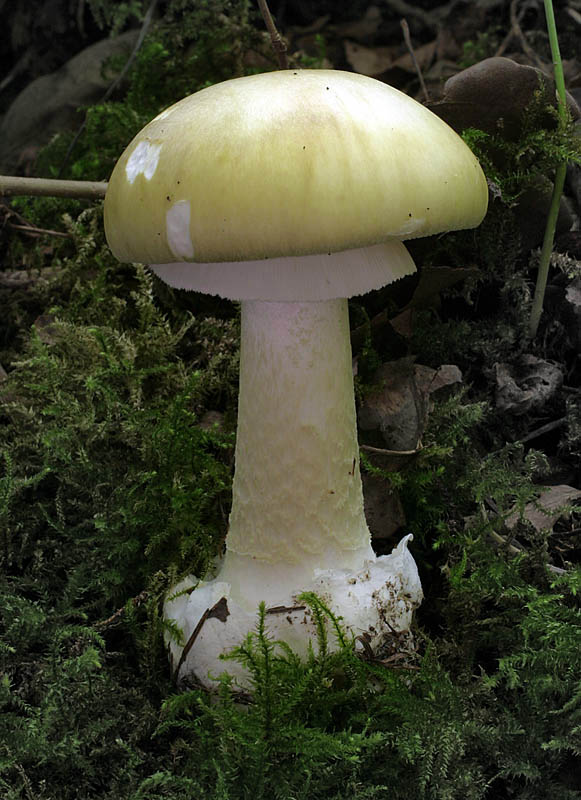
#> input picture Beracun/1.jpg, 581 x 800 px, given as the content of the folder ../Datasets/Train, which was not available
$ python cobalgi.py
#> lines starting #> are read from the running program, lines starting #| are printed output that depends on the picture; long printed decimals are rounded; pictures that were not available may be replaced by others from this repository, and a replacement may not be noted
import numpy as np
import glob
from PIL import Image
from skimage.io import imread, imsave
import pandas as pd
import os
from sklearn import svm


def traning(datasets):
    feature_dataset = []
    y = [1, 1, 1, 1, 1]
    for data in datasets:
        feature_dataset.append(extract_feature(data))
    X = np.vstack(feature_dataset)
    clf = svm.SVC(kernel='linear')
    clf.fit(X, y)
    return clf


def extract_feature(img):
#> called with img = '_only/1.jpg'
    img = Image.open(img).convert('L')
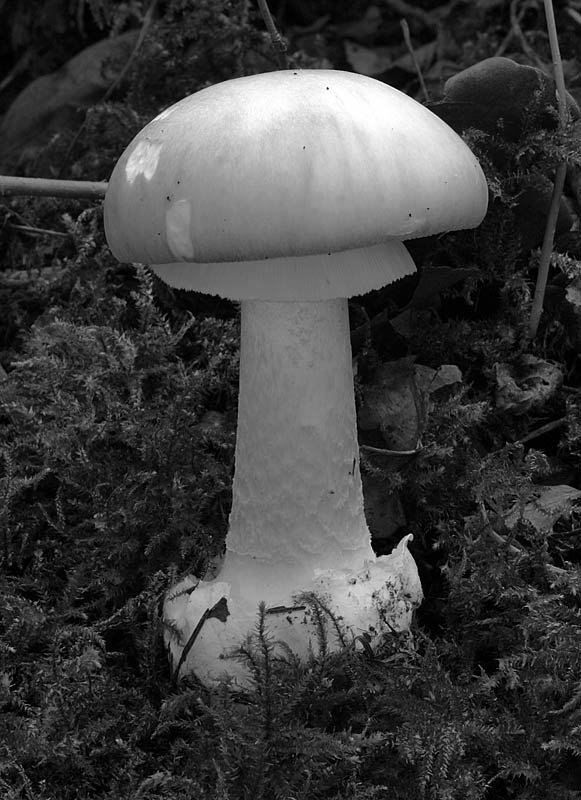
#> img: PIL image 581x800 L; min 0, max 255, mean 62.7
    gl_0 = glcm(img, 0)
#> in glcm, `img = img.resize([128, 128], Image.NEAREST)`:
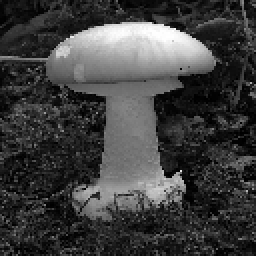
#> img: PIL image 128x128 L (shown 2 times larger); min 0, max 255, mean 62.7
#> after the loop in glcm, `for i in range(width - 1):`:
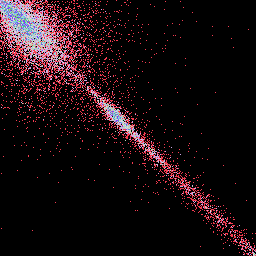
#> res: shape (256, 256) int64; 19 distinct labels, from 0 to 24; one colour per label, 0 black
    gl_45 = glcm(img, 45)
#> call 2 of glcm, with degree = 45
#> after the loop in glcm (call 2), `for i in range(width - 1):`:
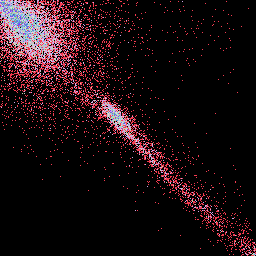
#> res: shape (256, 256) int64; 17 distinct labels, from 0 to 16; one colour per label, 0 black
    gl_90 = glcm(img, 90)
#> call 3 of glcm, with degree = 90
#> after the loop in glcm (call 3), `for i in range(width):`:
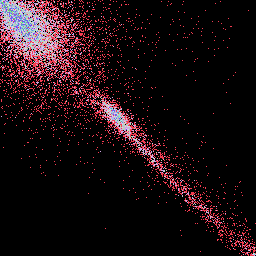
#> res: shape (256, 256) int64; 17 distinct labels, from 0 to 17; one colour per label, 0 black
    gl_135 = glcm(img, 135)
#> call 4 of glcm, with degree = 135
#> after the loop in glcm (call 4), `for i in range(1, width):`:
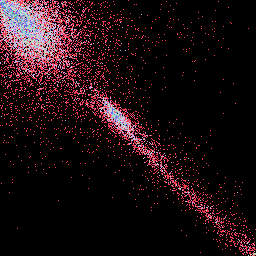
#> res: shape (256, 256) int64; 15 distinct labels, from 0 to 16; one colour per label, 0 black
    feature = np.array(
        [np.average([contrast(gl_0), energy(gl_0), homogenity(gl_0), entropy(gl_0)]),
         np.average([contrast(gl_45), energy(gl_45),
                     homogenity(gl_45), entropy(gl_45)]),
         np.average([contrast(gl_90), energy(gl_90),
                     homogenity(gl_90), entropy(gl_90)]),
         np.average([contrast(gl_135), energy(gl_135), homogenity(gl_135), entropy(gl_135)])])
    print(feature)
    return feature


def contrast(matrix):
    width, height = matrix.shape
#> width = 256; height = 256
    res = 0
    for i in range(width):
        for j in range(height):
            res += matrix[i][j] * np.power(i-j, 2)
#> after the loop, res = 9508766
    return res


def energy(matrix):
    width, height = matrix.shape
#> width = 256; height = 256
    res = 0
    for i in range(width):
        for j in range(height):
            res += np.power(matrix[i][j], 2)
#> after the loop, res = 64748
    return res


def homogenity(matrix):
    width, height = matrix.shape
#> width = 256; height = 256
    res = 0
    for i in range(width):
        for j in range(height):
            res += matrix[i][j] / (1 + np.power(i-j, 2))
#> after the loop, res = 1993.7
    return res


def entropy(matrix):
    width, height = matrix.shape
#> width = 256; height = 256
    res = 0
    for i in range(width):
        for j in range(height):
            if matrix[i][j] > 0:
                res += matrix[i][j] * np.log2(matrix[i][j])
#> after the loop, res = 25249.5
    return res


def glcm(img, degree):
    img = img.resize([128, 128], Image.NEAREST)
    arr = np.array(img)
    res = np.zeros((arr.max() + 1, arr.max() + 1), dtype=int)
    width, height = arr.shape
    if degree == 0:
        for i in range(width - 1):
            for j in range(height):
                res[arr[j, i+1], arr[j, i]] += 1

    elif degree == 45:
        for i in range(width - 1):
            for j in range(1, height):
                res[arr[j-1, i+1], arr[j, i]] += 1

    elif degree == 90:
        for i in range(width):
            for j in range(1, height):
                res[arr[j-1, i], arr[j, i]] += 1

    elif degree == 135:
        for i in range(1, width):
            for j in range(1, height):
                res[arr[j-1, i-1], arr[j, i]] += 1

    else:
        print("Sudut tidak valid")
    return res


datasets = glob.glob('../Datasets/Train/[0-9].jpg')
classifier = traning(datasets)
#> in extract_feature, `feature = np.array( [np.average([contrast(gl_0), energy(gl_0), homogen..`: feature = [2400189.3, 3548313.1, 3113388.1, 3517422.1]
#| [2400189.318 3548313.101 3113388.087 3517422.136]
#> in traning, `X = np.vstack(feature_dataset)`: X = [[2400189.3, 3548313.1, 3113388.1, 3517422.1]]
#> (the run stopped early here; a loop or call above may not have finished)
